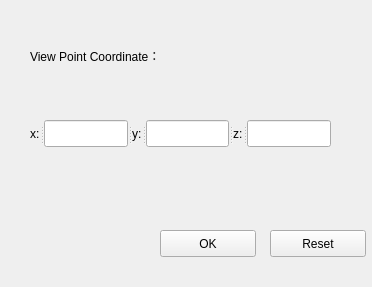
<?xml version="1.0" encoding="UTF-8"?>
<ui version="4.0">
 <class>Form</class>
 <widget class="QWidget" name="Form">
  <property name="geometry">
   <rect>
    <x>0</x>
    <y>0</y>
    <width>372</width>
    <height>287</height>
   </rect>
  </property>
  <property name="windowTitle">
   <string>Form</string>
  </property>
  <widget class="QLabel" name="label">
   <property name="geometry">
    <rect>
     <x>30</x>
     <y>40</y>
     <width>161</width>
     <height>31</height>
    </rect>
   </property>
   <property name="text">
    <string>View Point Coordinate：</string>
   </property>
  </widget>
  <widget class="QPushButton" name="btn_ok">
   <property name="geometry">
    <rect>
     <x>160</x>
     <y>230</y>
     <width>96</width>
     <height>27</height>
    </rect>
   </property>
   <property name="text">
    <string>OK</string>
   </property>
  </widget>
  <widget class="QPushButton" name="btn_reset">
   <property name="geometry">
    <rect>
     <x>270</x>
     <y>230</y>
     <width>96</width>
     <height>27</height>
    </rect>
   </property>
   <property name="layoutDirection">
    <enum>Qt::RightToLeft</enum>
   </property>
   <property name="text">
    <string>Reset</string>
   </property>
  </widget>
  <widget class="QSplitter" name="splitter">
   <property name="geometry">
    <rect>
     <x>30</x>
     <y>120</y>
     <width>301</width>
     <height>27</height>
    </rect>
   </property>
   <property name="orientation">
    <enum>Qt::Horizontal</enum>
   </property>
   <widget class="QLabel" name="label_2">
    <property name="text">
     <string>x:</string>
    </property>
   </widget>
   <widget class="QLineEdit" name="edit_box_x"/>
   <widget class="QLabel" name="label_3">
    <property name="text">
     <string>y:</string>
    </property>
   </widget>
   <widget class="QLineEdit" name="edit_box_y"/>
   <widget class="QLabel" name="label_4">
    <property name="text">
     <string>z:</string>
    </property>
   </widget>
   <widget class="QLineEdit" name="edit_box_z"/>
  </widget>
 </widget>
 <resources/>
 <connections/>
</ui>
